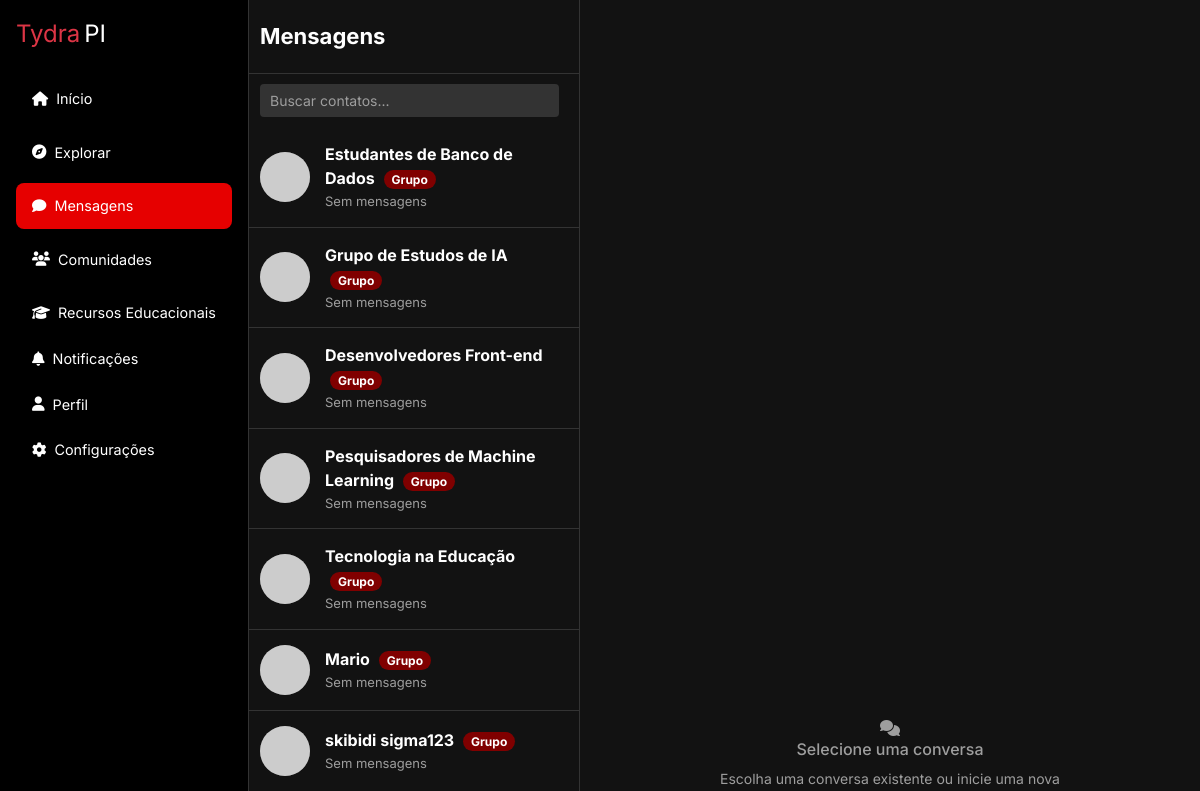
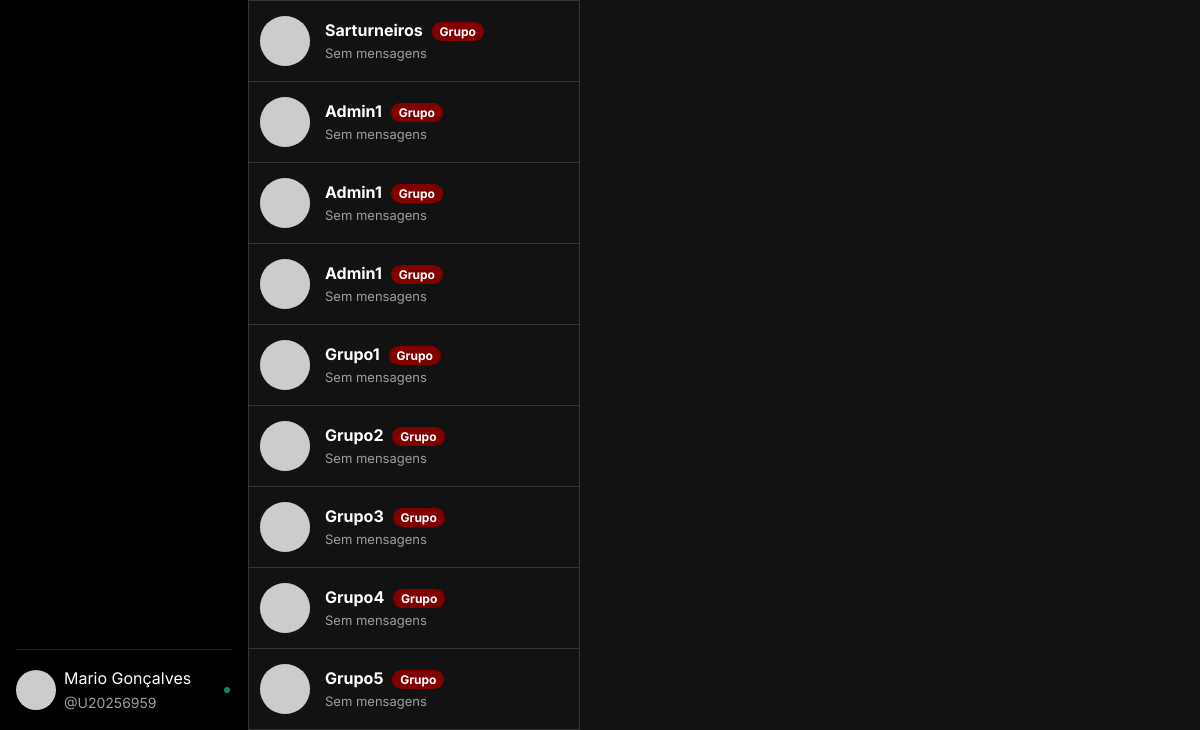
The app's page /chat.php (signed in), older data (2 pictures, top to bottom).
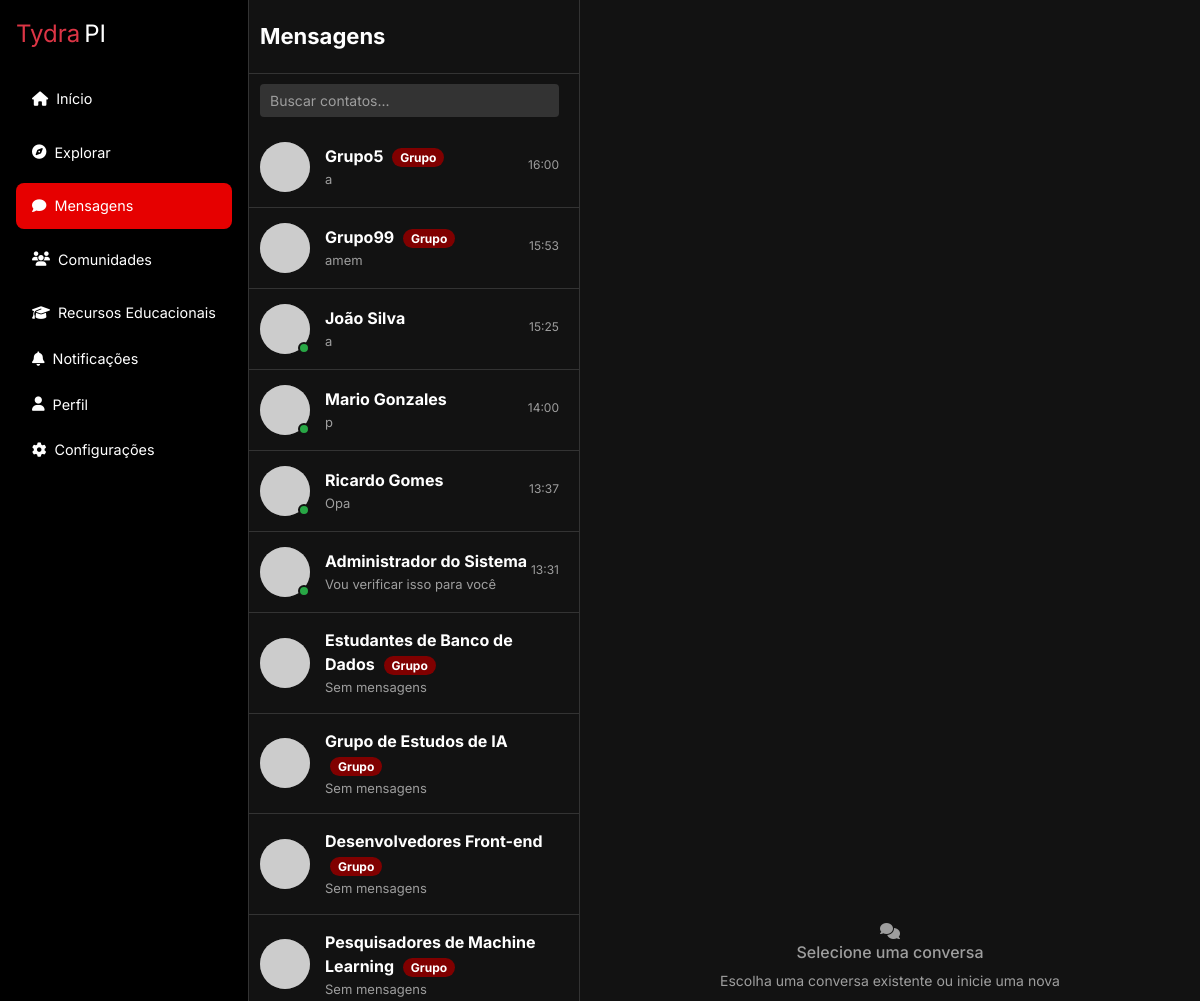
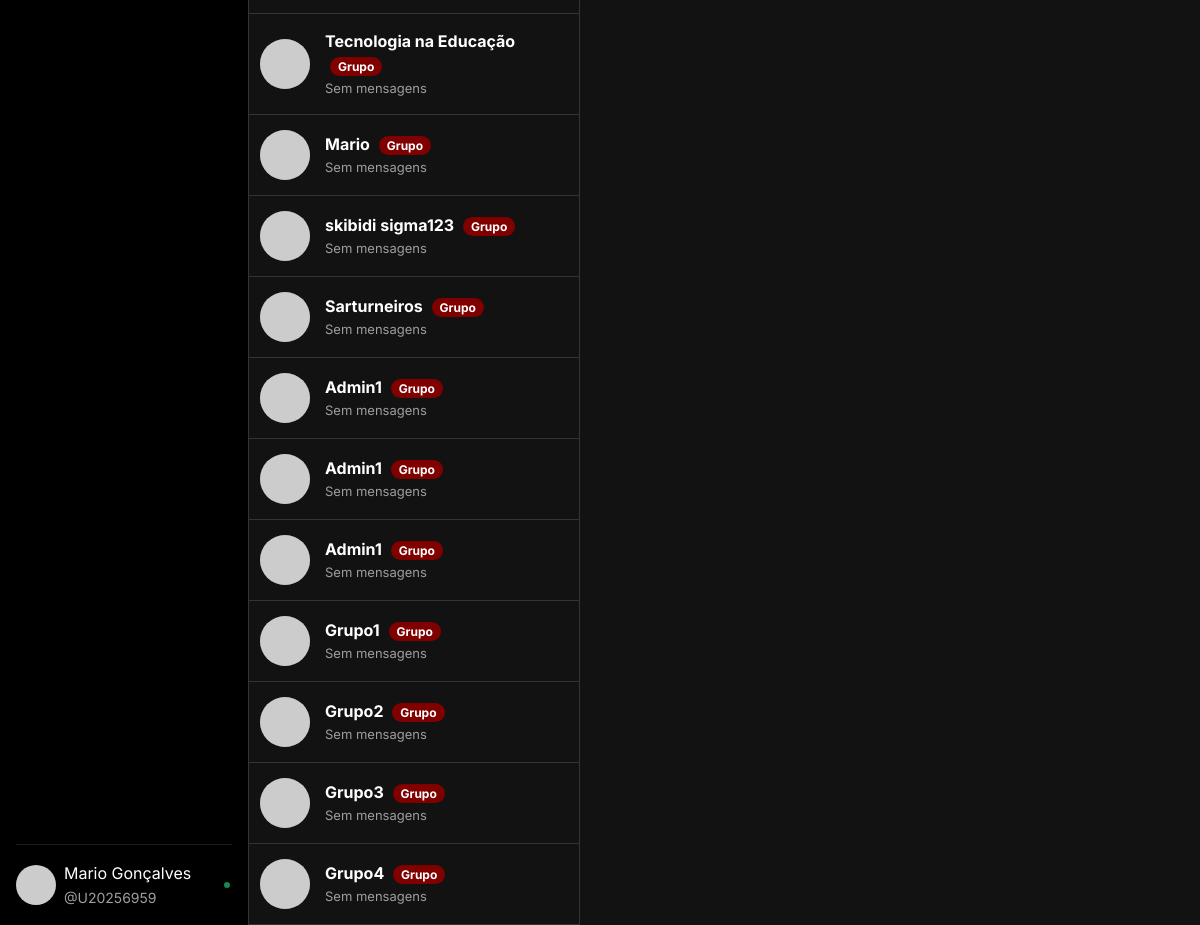
The same page, newer data (2 pictures, top to bottom).
### tables this page shows
CREATE TABLE `grupos` (
  `id` int(11) NOT NULL,
  `nome` varchar(255) NOT NULL,
  `descricao` text DEFAULT NULL,
  `criador_id` int(10) UNSIGNED NOT NULL,
  `data_criacao` datetime DEFAULT current_timestamp()
);

CREATE TABLE `conversas` (
  `id` int(11) NOT NULL,
  `usuario1_id` int(10) UNSIGNED NOT NULL,
  `usuario2_id` int(10) UNSIGNED NOT NULL,
  `data_criacao` datetime DEFAULT current_timestamp()
);

### functions/chat_functions.php (called while the page is built, shortened)
<?php
function buscarConversasUsuario($pdo, $usuarioId) {
    $sql = "SELECT c.id,
                   CASE
                     WHEN c.usuario1_id = :usuario_id THEN u2.idusuario
                     ELSE u1.idusuario
                   END AS outro_usuario_id,
                   CASE
                     WHEN c.usuario1_id = :usuario_id THEN u2.nome
                     ELSE u1.nome
                   END AS nome,
                   m.conteudo AS ultima_mensagem,
                   m.data_envio AS ultima_mensagem_data,
                   SUM(CASE WHEN m.lida = 0 AND m.remetente_id != :usuario_id THEN 1 ELSE 0 END) AS nao_lidas,
                   'privada' AS tipo  -- Adicione este campo
            FROM conversas c
            JOIN usuario u1 ON u1.idusuario = c.usuario1_id
            JOIN usuario u2 ON u2.idusuario = c.usuario2_id
            LEFT JOIN (
                SELECT conversa_id, MAX(id) AS max_id
                FROM mensagens
                GROUP BY conversa_id
            ) ultima ON ultima.conversa_id = c.id
            LEFT JOIN mensagens m ON m.id = ultima.max_id
            WHERE c.usuario1_id = :usuario_id OR c.usuario2_id = :usuario_id
            GROUP BY c.id
            ORDER BY m.data_envio DESC";
    $stmt = $pdo->prepare($sql);
    $stmt->bindValue(':usuario_id', $usuarioId, PDO::PARAM_INT);
    $stmt->execute();
    return $stmt->fetchAll(PDO::FETCH_ASSOC);
}
function buscarGruposUsuario($pdo, $usuarioId) {
    $sql = "SELECT g.id, g.nome,
                   mg.conteudo AS ultima_mensagem,
                   mg.data_envio AS ultima_mensagem_data,
                   (SELECT COUNT(*) FROM mensagens_grupo mg2
                    WHERE mg2.grupo_id = g.id
                    AND mg2.id > COALESCE((SELECT ultima_visualizacao
                                          FROM grupo_visualizacoes
                                          WHERE grupo_id = g.id
                                          AND usuario_id = :usuario_id), 0)) AS nao_lidas,
                   'grupo' AS tipo  -- Adicione este campo
            FROM grupos g
            JOIN grupo_membros gm ON gm.grupo_id = g.id
            LEFT JOIN (
                SELECT grupo_id, MAX(id) AS max_id
                FROM mensagens_grupo
                GROUP BY grupo_id
            ) ultima ON ultima.grupo_id = g.id
            LEFT JOIN mensagens_grupo mg ON mg.id = ultima.max_id
            WHERE gm.usuario_id = :usuario_id
            ORDER BY mg.data_envio DESC";
    $stmt = $pdo->prepare($sql);
    $stmt->bindValue(':usuario_id', $usuarioId, PDO::PARAM_INT);
    $stmt->execute();
    return $stmt->fetchAll(PDO::FETCH_ASSOC);
}

### chat.php (the view, shortened to what the changed rows need)
<?php
require 'includes/conexao.php';
require 'functions/chat_functions.php';
$usuarioAtualId = $_SESSION['usuario_id'];
$active_conversation_id = 0;
$active_group_id = 0;
$conversasPrivadas = buscarConversasUsuario($pdo, $usuarioAtualId);
$grupos = buscarGruposUsuario($pdo, $usuarioAtualId);
$conversations = array_merge($conversasPrivadas, $grupos);
usort($conversations, function($a, $b) {
    $timeA = strtotime($a['ultima_mensagem_data'] ?? '1970-01-01');
    $timeB = strtotime($b['ultima_mensagem_data'] ?? '1970-01-01');
    return $timeB - $timeA;
});
function gerarAvatar($nome) {
    $nomeCodificado = urlencode($nome);
    $cor = substr(md5($nome), 0, 6);
    return "https://ui-avatars.com/api/?name=$nomeCodificado&background=$cor&color=fff";
}
?>
<!DOCTYPE html>
<html lang="pt-BR">
<head>
    <?php include 'includes/header.php' ?>
</head>
<body>
    <?php include 'includes/sidebar.php' ?>
    <div class="chat-container">
        <div class="conversation-list">
            <?php foreach ($conversations as $conversa): ?>
                <?php
                $isGroup = isset($conversa['tipo']) && $conversa['tipo'] === 'grupo';
                ?>
                <a href="<?= $isGroup ? 'chat.php?grupo_id='.$conversa['id'] : 'chat.php?id='.$conversa['id'] ?>" class="text-decoration-none">
                    <div class="conversation-item <?=
                        ($isGroup && $active_group_id == $conversa['id']) ||
                        (!$isGroup && $active_conversation_id == $conversa['id']) ? 'active' : ''
                    ?>">
                        <div class="avatar-wrapper">
                            <img src="<?= gerarAvatar($conversa['nome']) ?>"
                                 alt="<?= htmlspecialchars($conversa['nome']) ?>"
                                 class="avatar">
                            <?php if (!$isGroup): ?>
                                <div class="online-indicator"></div>
                            <?php endif; ?>
                        </div>
                        <div class="conversation-info">
                            <div class="conversation-name">
                                <?= htmlspecialchars($conversa['nome']) ?>
                                <?php if ($isGroup): ?>
                                    <span class="group-indicator">Grupo</span>
                                <?php endif; ?>
                            </div>
                            <div class="conversation-message">
                                <?= htmlspecialchars($conversa['ultima_mensagem'] ?? 'Sem mensagens') ?>
                            </div>
                        </div>
                        <div class="conversation-meta">
                            <div class="timestamp">
                                <?= $conversa['ultima_mensagem_data'] ? date('H:i', strtotime($conversa['ultima_mensagem_data'])) : '' ?>
                            </div>
                        </div>
                    </div>
                </a>
            <?php endforeach; ?>
        </div>
    </div>
</body>
</html>

### includes/sidebar.php (shortened to what the changed rows need)
<nav class="sidebar d-flex flex-column p-3">
  <?php
    $currentPage = basename($_SERVER['PHP_SELF']);
    $menus = [
      [
        'label' => 'Recursos Educacionais',
        'icon'  => 'graduation-cap',
        'link'  => 'recursoeducacionais.php',
        'items' => [
          ['label'=>'Material de Estudo','icon'=>'book','href'=>'material.php'],
          ['label'=>'Video Aulas','icon'=>'video','href'=>'videos.php'],
          ['label'=>'Exercícios Práticos','icon'=>'tasks','href'=>'exercicios.php'],
          ['label'=>'Dicas de Estudo','icon'=>'lightbulb','href'=>'dicas.php'],
        ],
        'pages' => ['recursoeducacionais.php','material.php','videos.php','exercicios.php','dicas.php'],
      ],
      [
        'label' => 'Notificações',
        'icon'  => 'bell',
        'link'  => 'notific.php',
        'items' => [
          ['label'=>'Acadêmicas','icon'=>'book','href'=>'notif_academicas.php'],
          ['label'=>'Calendário','icon'=>'calendar','href'=>'calendario.php'],
          ['label'=>'Materiais','icon'=>'tasks','href'=>'notif_materiais.php'],
        ],
        'pages' => ['notific.php','notif_academicas.php','calendario.php','notif_materiais.php'],
      ],
    ];
  ?>
  <ul class="nav nav-pills flex-column mb-auto">
    <?php foreach($menus as $menu): ?>
      <?php $isActive = in_array($currentPage, $menu['pages']); ?>
      <?php if($isActive): ?>
        <li class="has-submenu active">
          <a href="<?= $menu['link'] ?>" class="nav-link d-flex justify-content-between align-items-center submenu-toggle active">
            <span><i class="fas fa-<?= $menu['icon'] ?> me-2"></i><?= $menu['label'] ?></span>
            <i class="fas fa-chevron-down submenu-icon"></i>
          </a>
          <ul class="sub-menu">
            <?php foreach($menu['items'] as $item): ?>
              <li><a href="<?= $item['href'] ?>" class="nav-link sub-link <?= $currentPage==basename($item['href'])?'active':'' ?>"><i class="fas fa-<?= $item['icon'] ?> me-2"></i><?= $item['label'] ?></a></li>
            <?php endforeach; ?>
          </ul>
        </li>
      <?php else: ?>
        <li>
          <a href="<?= $menu['link'] ?>" class="nav-link<?= $isActive?' active':'' ?>">
            <i class="fas fa-<?= $menu['icon'] ?> me-2"></i><?= $menu['label'] ?>
          </a>
        </li>
      <?php endif; ?>
    <?php endforeach; ?>
  </ul>
</nav>

Row changes from the older to the newer data that the page shows:
shown differently, row unchanged: grupos "Grupo5": ultima_mensagem "Sem mensagens" → "a"; ultima_mensagem_data (not shown) → "16:00"; moves up the list
added grupos: nome "Grupo99", ultima_mensagem "amem", ultima_mensagem_data "15:53"
added conversas: nome "João Silva", ultima_mensagem "a", ultima_mensagem_data "15:25"
added conversas: nome "Mario Gonzales", ultima_mensagem "p", ultima_mensagem_data "14:00"
added conversas: nome "Ricardo Gomes", ultima_mensagem "Opa", ultima_mensagem_data "13:37"
added conversas: nome "Administrador do Sistema", ultima_mensagem "Vou verificar isso para você", ultima_mensagem_data "13:31"
